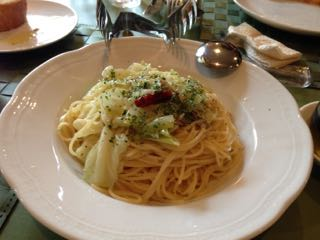
#> input picture pasta.jpg, 320 x 240 px
$ jupyter execute --allow-errors kadai8.ipynb
#> lines starting #> are read from the running program, lines starting #| are printed output that depends on the picture
# コンピュータの言語：課題8

今回の授業では他のファイルに書かれた関数をモジュールとして呼び出す方法，そして色の表現について学びました．以下はそれについての演習です．

## モジュール

授業のスライドでは，別のファイルに書かれた関数を使いたいときには，モジュールとしてファイル名を呼び出す，ということを紹介しました．

例えば，以下のような計算に関するライブラリ "calc.py" を作成したとします．

```python
def add(x,y):
	return x+y
def sub(x,y):
	return x-y
def mul(x,y):
	return x*y
```

まずは，このコードが書かれたファイルを，以下のプログラムを実行してダウンロードしてください．（コードを理解する必要はありません）

[cell 1]
import urllib.request

url = "http://ogilab.kutc.kansai-u.ac.jp/complang/downloads/calc.py" #ファイルのURL
title = "calc.py" #保存するファイル名
urllib.request.urlretrieve(url,title)
#> (this line was passed over: the network is not available in this run)

ファイルのメニューを見ると，このファイルができているのが確認できると思います．
それでは，このファイルに記述されている関数を使ってみましょう．

[cell 2]
import calc

a=2
b=3

#> (the rest of this cell did not finish here and is left out)

ある関数だけを読み込むときには以下のようにできます．

さらに，全ての関数を読み込むときには，全てという意味で * という記号を使って以下のように書くことができます．

[cell 3]
from calc import *

print("input: 2,3")
#> (the rest of this cell did not finish here and is left out)

ただし，プログラムの規模が多くなってくると，あるファイルで定義された関数の名前が，別のファイルで定義された関数の名前と一緒になってしまい，意図しない挙動をしてしまうことが出てくるという問題が生じます．ですので，上記の書き方は推奨されていません．

ですが，モジュールの名前を短く書けるように，以下のように，名前をつけ直すという書き方ができます．

[cell 4]
import calc as cal

print( cal.add(2,3) )
#> (this line was passed over: calc is not available in this run)

"calc" というモジュールを cal という名前として(as) 使うという意味ですね．

以下のプログラムを試してください．また，別の書き方ができるということも試してください．

[cell 5]
import calc

a = 2
b = 3

print( calc.add(a,b) )
#> (this line was passed over: calc is not available in this run)
print( calc.sub(a,b) )
#> (this line was passed over: calc is not available in this run)
print( calc.mul(a,b) )
#> (this line was passed over: calc is not available in this run)

### 練習1

Python にあらかじめ組み込まれているモジュールも同様に呼び出すことができます．Python にはデフォルトで非常に[多くのモジュール](https://docs.python.jp/3/library/)が用意されています．

ここでは，そのいくつかを呼び出してみましょう．

(A) [calendar](https://news.mynavi.jp/article/zeropython-20/) というモジュールは指定した年月のカレンダーを表示してくれます．
以下の関数が機能するように，XXXXXX を書き換えてください．

#> (a cell that did not finish here is left out)

(B) 乱数はガチャなどのくじを作ったりするときに重要です．random というモジュールは様々な方法で乱数を生成する関数を提供してくれます．その中に ```randint``` という関数は指定した範囲でランダムな整数を出力してくれます．

この関数が機能するように，XXXXXX を書き換えてください．

[cell 7]
import random as rand

#> (the rest of this cell did not finish here and is left out)

### 練習2
あなたが何かの作品を制作したり商品をデザインするとき様々な色があるということに驚くでしょう．色を決めるためには全体のバランスを考えて[配色](http://ja.wikipedia.org/wiki/配色)などに気を使わなければなりませんし，また，それによって引き出したい雰囲気を出すことが可能です．そのためには色々なツールがありますが，その一つとして「[日本の伝統色](http://nipponcolors.com/#nakabeni)」には様々な伝統色についての RGB あるいは
CMYK表現が参照できるようになっています．その中の「紅」という色について，RGBによる１６進数表現を求め，#ABCDEF のように答えてください．

紅の色は "#xxxxxx"

## ピクセル・ドット

コンピュータで画像を扱うときの，色情報を持つ最小単位のことを __画素（ピクセル）__ と言います．また画面上に表示する場合の最小単位を __ドット__ と言います．これらは同一の言葉として使われることも多いです．

## 画像の大きさ
今回の授業では色の表現について学びました．１つのピクセルについて，RGB の３色を使って表現する場合，一つの色について２５６段階（１バイト）で表現したとすると，１ピクセルあたり 3 [バイト] 必要ということになります．iPhone6 のカメラは 800万画素であるそうですので，写真１枚当たりのファイルサイズは以下のように計算することができます．

[cell 8]
gaso = 800*(10**4)
print( "size=", gaso*3, "[Byte]" )
print( "size=", gaso*3/1024, "[KByte]")
print( "size=", gaso*3/1024/1024, "[MByte]")

実際には，画像は jpeg などの形式で圧縮されて保存されますので，ここまで大きなファイルサイズにはなりません．

### 練習3
以下の画像は，画素数から計算されるサイズに比べて，圧縮率を計算してみましょう．この画像は幅 320 ピクセル，高さ 240ピクセルです．（画像のサイズはダウンロードしてプロパティを見るなどして調べてください．圧縮率は例えば，800 kbyte のサイズが 400 kbyte に圧縮されていたら，(圧縮後のサイズ)/(圧縮前のサイズ)x100=400/800x100=50% と計算してください．）

[cell 9]
gaso = 320 * 240
file_size = gaso * 3   # 単位は [byte]

jpeg_size = 21130

#> (the rest of this cell did not finish here and is left out)

### 練習4（基本情報処理技術者試験より改変）

１文字が，縦 32 ドット，横 32 ドットで表される２値ビットマップのフォントがある。 文字データが 8,192 種類あるとき，文字データ全体を保存するために必要な領域は何メガバイトか。 ここで，１M バイト＝1,024k バイト，1k バイト＝1,024 バイトとし， 文字データは圧縮しないものとする。

[cell 10]
tate = 32
yoko = 32

font_size = tate*yoko

moji_zentai_size = font_size * 8192/8

Kbyte_size = moji_zentai_size / 1024
Mbyte_size = Kbyte_size / 1024

print( "文字データ全体を保存するために必要な領域は", Mbyte_size, "メガバイト")

## dpi

最近のスマートフォンのディスプレイは画素がほとんど見えなくらいに高精細になってきました．画面の細かさ（__解像度__）の指標の一つとして __dpi__ というものがあります．これは１インチあたりにどれくらいの数のドットが入っているか（ドット・パー・インチ）を表す数です．１インチは 2.54cm ですので，2.54cm あたりにどれくらいのドットあるいは画素が入っているかということになります．

例えば，人間の目にはドットのつぶつぶが区別できないと言われている Retina Display を持つ iPhone12 の場合はディスプレイは 458 dpi です．また，商業印刷の場合には 300-350 dpi くらいの解像度になっています．

参考：[インファクト：販促物を依頼する上で知っておきたい画像の基礎知識](https://www.infact1.co.jp/staff_blog/webmarketing/webdesign/1464/)

## 練習5（挑戦）

人間の目は 1/100度程度の角度で見分けられるとされています．40cm 程度のところにあるスマートフォンの画面の画素（ピクセル）が見分けられなくなるのはどのくらいの dpi からでしょうか？

#### ヒント

角度 $\theta$ で距離 $L$ 離れたところの長さ $x$ は

$$
x = L \tan(\theta)
$$

と計算することができます．
python で，角度 theta = 0.01 [度]で L=0.4 [m]の距離での長さは以下のように計算することができます．

[cell 11]
import math

L = 0.4
theta = 0.01 * math.pi/180.0   # 角度をラジアンに変換

# 見分けられる距離
x = L*math.tan(theta)

# 2.54cm に含まれる x の個数は？
#> (the rest of this cell did not finish here and is left out)

見分けられなくなるのは XXX dpi から．

## 画像処理ライブラリ PIL

Python には画像を扱うためのライブラリがいくつかありますが，その中から今回は PIL(Python Imaging Library) を紹介します．

まず練習で使う画像ファイルをダウンロードして保存します．

[cell 12]
# 練習で使う画像ファイルをダウンロードして保存
import urllib.request

url = "http://ogilab.kutc.kansai-u.ac.jp/complang/figs_kadai08/pasta.jpg" #ファイルのURL
title = "pasta.jpg" #保存するファイル名
urllib.request.urlretrieve(url,title)

url = "http://ogilab.kutc.kansai-u.ac.jp/complang/figs_kadai08/dog.jpg" #ファイルのURL
title = "dog.jpg" #保存するファイル名
urllib.request.urlretrieve(url,title)

PIL でディレクトリにある画像を読み込んでくるためには以下のようにします．

[cell 13]
from PIL import Image

img = Image.open("./pasta.jpg")
#> img is the input picture: PIL image 320x240 RGB; mean R, G, B 145.9, 126.8, 101.4

print( img.size ) # 画像のサイズ
#| (320, 240)
print( img.mode ) # 画像のモード（白黒？，カラー？など）
#| RGB

画像を表示するためは，```show``` というメソッドがありますが，google colab では使えません．

[cell 14]
img.show()

google colab の中で画像を表示するために，この授業では以下のように関数 'myshow' を用意しました．（今回はこの関数の意味は理解する必要はありません）

[cell 15]
import matplotlib.pyplot as plt
import numpy as np

def myshow(img):
    npimg = np.array(img) # numpy 配列に変換
    plt.imshow(npimg)
    if img.mode == 'L': # 画像が白黒の場合は表示を白黒モードにする
        plt.gray()
    plt.show()

それでは，読み込んできた画像 "pasa.png" の画像を表示してみましょう．

[cell 16]
myshow(img)

PIL には様々な機能がありますが，まずは白黒に変換してみましょう．そのためには以下のようにします．

[cell 17]
gray_img = img.convert("L")
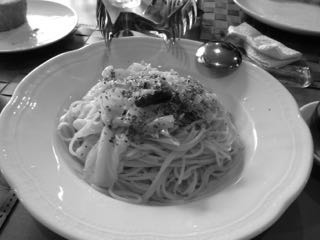
#> gray_img: PIL image 320x240 L; min 0, max 255, mean 129.6
myshow(gray_img)

画像は左上が原点になっていて，数学で習ってきた座標とは y 方向が逆になっていることに注意してください．

## crop

それでは今回は画像を切り取り(crop) する練習をしてみましょう．

そのためには crop というメソッドを使います．crop には４つの数字を与えますが，

```crop((x1,y1, x2,y2))```

という形で切り取りたい四角の左上の座標 (x1,y1) と右下の座標 (x2, y2) を与えることによって切り取ることができます．

[cell 18]
cim = img.crop((50,50,150,150))
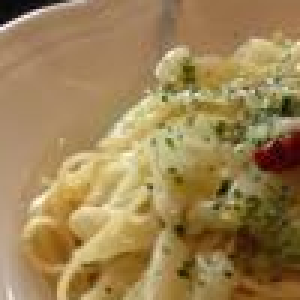
#> cim: PIL image 100x100 RGB (shown 3 times larger); mean R, G, B 156.7, 130.3, 83.8

myshow(cim)

### 練習6

下の犬の画像について，犬の顔について，白黒にして顔部分を切り取って表示してください．

[cell 19]
dogimg = Image.open("./dog.jpg")
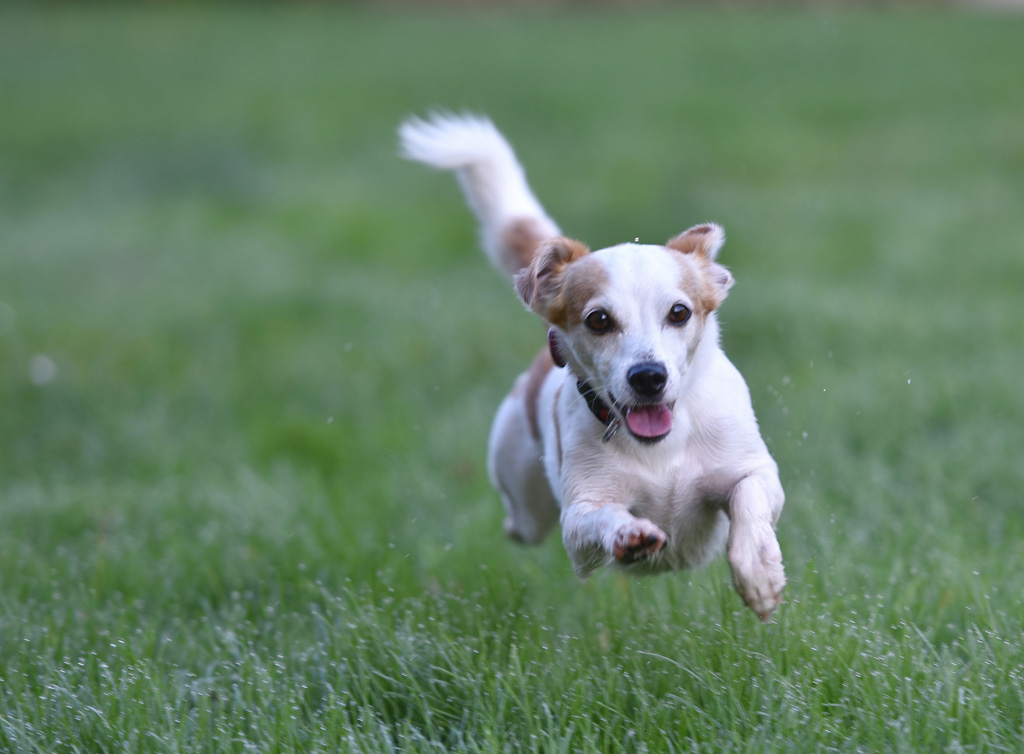
#> input picture dog.jpg, 1024 x 754 px
#> dogimg is the input picture: PIL image 1024x754 RGB; mean R, G, B 101.9, 129.2, 103.1
myshow(dogimg)
